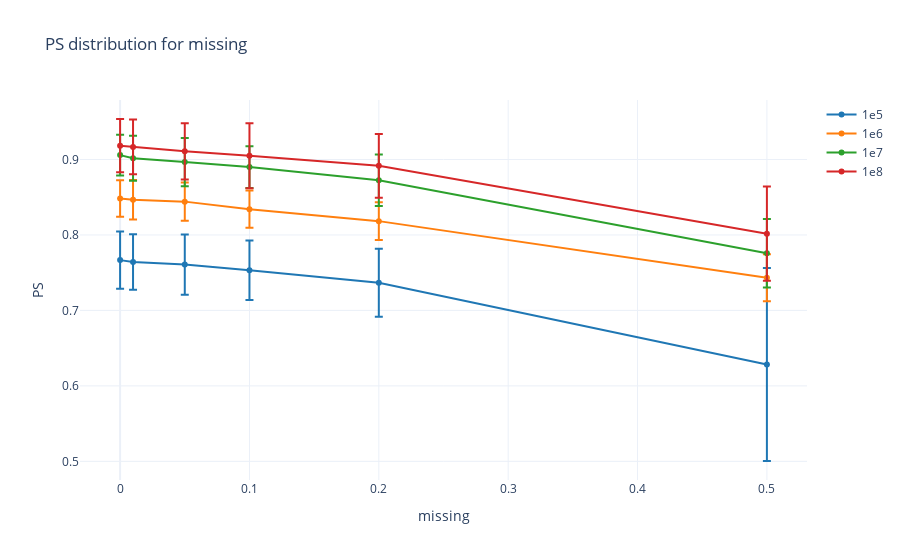

Notebook cell for this chart:
### Code cell
# anova_and_error_plot(hom_sap_results, "PS")
anova_and_error_plot(hom_sap_results_pop0, "PS", "missing")

### Figure 1 — Plotly figure (JSON) as saved in the notebook; plotly's stock layout.template omitted (floating-point values rounded to 4 significant figures)
{"data": [{"error_y": {"array": [0.03795, 0.03686, 0.0399, 0.03946, 0.04517, 0.1278], "type": "data", "visible": true}, "marker": {"color": "#1F77B4"}, "name": "1e5", "x": [0.0, 0.01, 0.05, 0.1, 0.2, 0.5], "y": [0.7667, 0.7642, 0.7608, 0.7533, 0.7367, 0.6283], "type": "scatter"}, {"error_y": {"array": [0.0241, 0.02626, 0.02533, 0.02466, 0.02512, 0.03119], "type": "data", "visible": true}, "marker": {"color": "#FF7F0E"}, "name": "1e6", "x": [0.0, 0.01, 0.05, 0.1, 0.2, 0.5], "y": [0.8483, 0.8467, 0.8442, 0.8342, 0.8183, 0.7433], "type": "scatter"}, {"error_y": {"array": [0.02692, 0.02997, 0.03199, 0.0277, 0.0342, 0.04538], "type": "data", "visible": true}, "marker": {"color": "#2CA02C"}, "name": "1e7", "x": [0.0, 0.01, 0.05, 0.1, 0.2, 0.5], "y": [0.9058, 0.9017, 0.8967, 0.89, 0.8725, 0.7758], "type": "scatter"}, {"error_y": {"array": [0.03533, 0.03638, 0.03731, 0.04313, 0.04221, 0.06245], "type": "data", "visible": true}, "marker": {"color": "#D62728"}, "name": "1e8", "x": [0.0, 0.01, 0.05, 0.1, 0.2, 0.5], "y": [0.9183, 0.9167, 0.9108, 0.905, 0.8917, 0.8017], "type": "scatter"}], "layout": {"xaxis": {"title": {"text": "missing"}}, "yaxis": {"title": {"text": "PS"}}, "title": {"text": "PS distribution for missing"}}}
